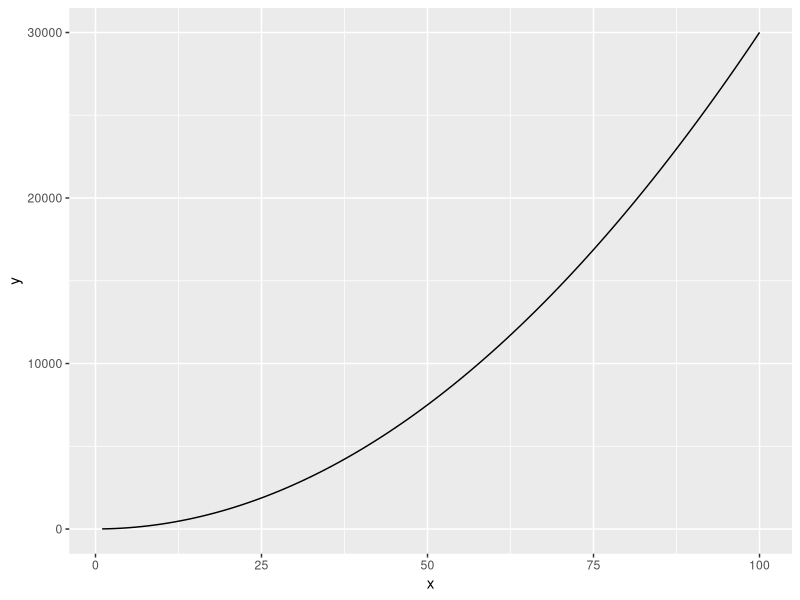
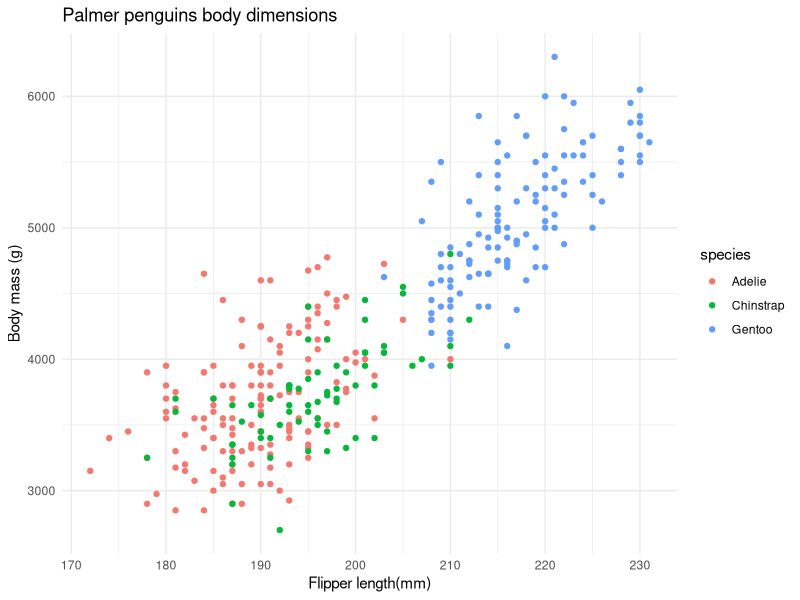

Write R code to recreate these figures, in order.
## ---- chunk 1
library(tidyverse)
library(palmerpenguins)
## ---- chunk 2
fx = function(x) {
  3*x^2 + 4
}
ggplot(data.frame(x=c(1,100)),aes(x=x)) + geom_function(fun=fx)
## ---- chunk 3

fxyz = expression(2 * x * y + 3 * (x ^ 2) * (z ^ 3))
dfdy = D(fxyz, 'y')

## ---- chunk 4

ggplot(data=penguins,
       aes(x=flipper_length_mm, 
           y = body_mass_g, color = species)) + 
          geom_point()+labs(x="Flipper length(mm)", y = "Body mass (g)", title = "Palmer penguins body dimensions") +theme_minimal()

